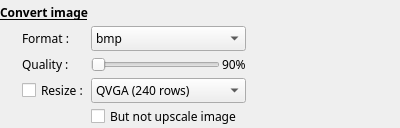
<?xml version="1.0" encoding="UTF-8"?>
<ui version="4.0">
 <class>wgt_JobConvertImage</class>
 <widget class="QWidget" name="wgt_JobConvertImage">
  <property name="geometry">
   <rect>
    <x>0</x>
    <y>0</y>
    <width>400</width>
    <height>128</height>
   </rect>
  </property>
  <property name="sizePolicy">
   <sizepolicy hsizetype="Preferred" vsizetype="Minimum">
    <horstretch>0</horstretch>
    <verstretch>0</verstretch>
   </sizepolicy>
  </property>
  <property name="font">
   <font>
    <family>Sans Serif</family>
    <pointsize>9</pointsize>
    <weight>50</weight>
    <bold>false</bold>
    <underline>false</underline>
   </font>
  </property>
  <property name="windowTitle">
   <string notr="true">Convert image</string>
  </property>
  <layout class="QGridLayout" name="gridLayout">
   <property name="margin">
    <number>0</number>
   </property>
   <property name="spacing">
    <number>2</number>
   </property>
   <item row="0" column="0" colspan="3">
    <widget class="QLabel" name="label">
     <property name="font">
      <font>
       <weight>75</weight>
       <bold>true</bold>
       <underline>true</underline>
      </font>
     </property>
     <property name="text">
      <string>Convert image</string>
     </property>
    </widget>
   </item>
   <item row="5" column="2">
    <layout class="QHBoxLayout" name="horizontalLayout">
     <item>
      <widget class="QSlider" name="QualitySL">
       <property name="minimum">
        <number>1</number>
       </property>
       <property name="maximum">
        <number>100</number>
       </property>
       <property name="orientation">
        <enum>Qt::Horizontal</enum>
       </property>
      </widget>
     </item>
     <item>
      <widget class="QLabel" name="QualityLabel">
       <property name="text">
        <string notr="true">90%</string>
       </property>
      </widget>
     </item>
    </layout>
   </item>
   <item row="5" column="1">
    <widget class="QLabel" name="QualityLabel0">
     <property name="text">
      <string>Quality :</string>
     </property>
    </widget>
   </item>
   <item row="6" column="2">
    <widget class="QComboBox" name="RescalCombo">
     <property name="sizePolicy">
      <sizepolicy hsizetype="Preferred" vsizetype="Fixed">
       <horstretch>0</horstretch>
       <verstretch>0</verstretch>
      </sizepolicy>
     </property>
     <item>
      <property name="text">
       <string>QVGA (240 rows)</string>
      </property>
     </item>
     <item>
      <property name="text">
       <string>HVGA (320 rows)</string>
      </property>
     </item>
     <item>
      <property name="text">
       <string>VGA/WVGA (480 rows)</string>
      </property>
     </item>
     <item>
      <property name="text">
       <string>SD/DVD (576 rows)</string>
      </property>
     </item>
     <item>
      <property name="text">
       <string>720p (720 rows)</string>
      </property>
     </item>
     <item>
      <property name="text">
       <string>XGA (768 rows)</string>
      </property>
     </item>
     <item>
      <property name="text">
       <string>1080p (1080 rows)</string>
      </property>
     </item>
     <item>
      <property name="text">
       <string notr="true">5 MPix</string>
      </property>
     </item>
     <item>
      <property name="text">
       <string notr="true">6 MPix</string>
      </property>
     </item>
     <item>
      <property name="text">
       <string notr="true">8 MPix</string>
      </property>
     </item>
     <item>
      <property name="text">
       <string notr="true">10 MPix</string>
      </property>
     </item>
     <item>
      <property name="text">
       <string notr="true">12 MPix</string>
      </property>
     </item>
    </widget>
   </item>
   <item row="6" column="1">
    <widget class="QCheckBox" name="RescalCB">
     <property name="text">
      <string>Resize :</string>
     </property>
    </widget>
   </item>
   <item row="7" column="2">
    <widget class="QCheckBox" name="DontUpscaleCB">
     <property name="sizePolicy">
      <sizepolicy hsizetype="Expanding" vsizetype="Fixed">
       <horstretch>0</horstretch>
       <verstretch>0</verstretch>
      </sizepolicy>
     </property>
     <property name="text">
      <string>But not upscale image</string>
     </property>
    </widget>
   </item>
   <item row="0" column="3">
    <spacer name="horizontalSpacer">
     <property name="orientation">
      <enum>Qt::Horizontal</enum>
     </property>
     <property name="sizeHint" stdset="0">
      <size>
       <width>40</width>
       <height>20</height>
      </size>
     </property>
    </spacer>
   </item>
   <item row="2" column="2">
    <widget class="QComboBox" name="DestFormatCB">
     <item>
      <property name="text">
       <string notr="true">bmp</string>
      </property>
     </item>
     <item>
      <property name="text">
       <string notr="true">jpg</string>
      </property>
     </item>
     <item>
      <property name="text">
       <string notr="true">png</string>
      </property>
     </item>
     <item>
      <property name="text">
       <string notr="true">ppm</string>
      </property>
     </item>
     <item>
      <property name="text">
       <string notr="true">tiff</string>
      </property>
     </item>
    </widget>
   </item>
   <item row="2" column="0">
    <widget class="QLabel" name="label_2">
     <property name="sizePolicy">
      <sizepolicy hsizetype="Fixed" vsizetype="Preferred">
       <horstretch>0</horstretch>
       <verstretch>0</verstretch>
      </sizepolicy>
     </property>
     <property name="minimumSize">
      <size>
       <width>20</width>
       <height>0</height>
      </size>
     </property>
     <property name="maximumSize">
      <size>
       <width>20</width>
       <height>16777215</height>
      </size>
     </property>
     <property name="text">
      <string notr="true"/>
     </property>
    </widget>
   </item>
   <item row="2" column="1">
    <widget class="QLabel" name="label_3">
     <property name="font">
      <font>
       <weight>50</weight>
       <bold>false</bold>
       <underline>false</underline>
      </font>
     </property>
     <property name="text">
      <string>Format :</string>
     </property>
    </widget>
   </item>
  </layout>
 </widget>
 <tabstops>
  <tabstop>DestFormatCB</tabstop>
  <tabstop>QualitySL</tabstop>
  <tabstop>RescalCB</tabstop>
  <tabstop>RescalCombo</tabstop>
  <tabstop>DontUpscaleCB</tabstop>
 </tabstops>
 <resources/>
 <connections/>
</ui>
